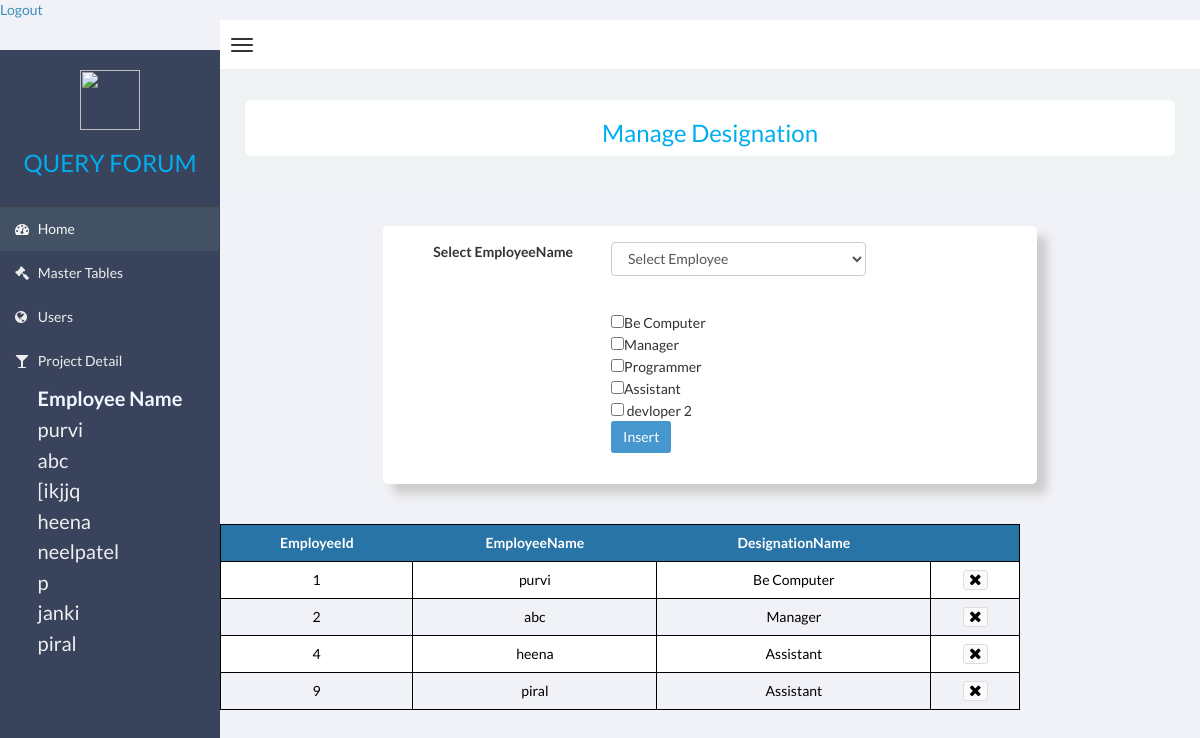
Page /web/user/managedesignstion.php on the committed database.
### tables this page shows
CREATE TABLE `employeemaster` (
  `EmployeeId` int(11) NOT NULL,
  `EmployeeName` varchar(20) NOT NULL,
  `Address` text NOT NULL,
  `ContactNo` int(11) NOT NULL,
  `CityId` int(11) NOT NULL,
  `UserName` varchar(20) NOT NULL
);

CREATE TABLE `designationmaster` (
  `DesignationId` int(11) NOT NULL,
  `DesignationName` varchar(20) NOT NULL
);

### web/user/managedesignstion.php (the view, shortened to what this page needs)
<!DOCTYPE html PUBLIC "-//W3C//DTD XHTML 1.0 Transitional//EN" "http://www.w3.org/TR/xhtml1/DTD/xhtml1-transitional.dtd">
<html xmlns="http://www.w3.org/1999/xhtml">
<head>
	<link rel="stylesheet" type="text/css" href="css/admin.css">
    <link href="css/bootstrap.min.css" rel="stylesheet" type="text/css" />
    <link href="css/font-awesome.min.css" rel="stylesheet" type="text/css" />
    <link href="css/ionicons.min.css" rel="stylesheet" type="text/css" />
    <link href="css/morris/morris.css" rel="stylesheet" type="text/css" />
    <link href="css/jvectormap/jquery-jvectormap-1.2.2.css" rel="stylesheet" type="text/css" />
    <link href="css/datepicker/datepicker3.css" rel="stylesheet" type="text/css" />
    <link href="css/daterangepicker/daterangepicker-bs3.css" rel="stylesheet" type="text/css" />
    <link href="css/iCheck/all.css" rel="stylesheet" type="text/css" />
    <link href="css/style.css" rel="stylesheet" type="text/css" />
</head>
 <body class="skin-black   ">
        <header class="header">
           <a href="../employee/login.php">Logout</a>
            <nav class="navbar navbar-static-top" role="navigation">
                <a href="#" class="navbar-btn sidebar-toggle" data-toggle="offcanvas" role="button">
                    <span class="icon-bar"></span>
                    <span class="icon-bar"></span>
                    <span class="icon-bar"></span>
                </a>
                    </nav>
                </header>
                <div class="wrapper row-offcanvas row-offcanvas-left">
                    <aside class="left-side sidebar-offcanvas">
                        <section class="sidebar">
							<div class="row logomargin">
							<center>
							<img src="image/logo.png" height="60px" width="60px" />
								<h3 class="logofont">QUERY FORUM</h3>
							</center>
							</div>
                            <ul class="sidebar-menu">
                                <li class="active">
                                    <a href="../index.php">
                                        <i class="fa fa-dashboard"></i> <span>Home</span>
                                    </a>
                                </li>
                                <li>
                                    <a href="../Master/mainmasterpage.php">
                                        <i class="fa fa-gavel"></i> <span>Master Tables</span>
                                    </a>
                                </li>
                                <li>
                                    <a href="mainuserpage.php">
                                        <i class="fa fa-globe"></i> <span>Users</span>
                                    </a>
                                </li>
                                <li>
                                    <a href="../project/mainprojectpage.php">
                                        <i class="fa fa-glass"></i> <span>Project Detail</span>
                                     </a>
                                </li>
                            </ul>
                            <?php
							$qry = mysql_query("select EmployeeId,EmployeeName from employeemaster");
							echo "<center>";
							echo "<table>";
							echo "<th class='font'>Employee Name</th>";
							if($qry)
	  {
	     while($rw=mysql_fetch_assoc($qry))
		 {
		 extract($rw);
		 echo "<tr><td class='font'><a href='#' onclick=showPopup($EmployeeId,'".$EmployeeName."');>$EmployeeName</a></td></tr>";
		 }
	  }
							echo "</table>";
							echo "</center>";
							?>
                        </section>
                    </aside>
                    <aside class="right-side">
	 <section class="content">
	<div class="row bgwhite margin">
		<center><h3 class="logofont">Manage Designation</h3></center>
	</div>
</section>
	<div class="col-xs-offset-2 col-lg-8">
		<div class="row bg">
			<div class="form-group">
                                   <div class="row">
                                   <div class="col-lg-4">  </div>
                                   <div class="col-lg-5"> </div>
                                   </div>
          </div>
		  <form method="post" action="">
                      <div class="form-group">
                                   <div class="row">
                                   <div class="col-lg-4">
                                   <label class="black">Select EmployeeName</label>
                                   </div>
                                   <div class="col-lg-5">
                                   <select name="eid" class="form-control">
                                   <option>Select Employee</option>
								</select>
                                   </div>
                                   </div>
            </div>
                           <div class="form-group">
                           <div class="row">
                           <div class="col-lg-4">
                           </div>
                            <div class="col-lg-5 black">
                           <?php
						   $qry = mysql_query("select * from designationmaster");
						   for($i=1;$i<=mysql_num_rows($qry);$i++)
						   {
							   $rw = mysql_fetch_row($qry);
							   $clmnid = $rw[0];
							   echo "<br><input type='checkbox' name=chk$clmnid value=$clmnid >".$rw[1];
						   }
						   ?>
                           </div>
						   </div>
                            <div class="form-group">
                             <div class="row">
                                   <div class="col-lg-4">  </div>
                                   <div class="col-lg-5">
                                   <input type="submit" class="btn btn-primary" name="Insert" value="Insert"/>
                                   </div>
                              </div>
                             </div>
		    </div>
                              		 <div class="form-group">
                                   <div class="row">
                                   <div class="col-lg-4">  </div>
                                   <div class="col-lg-5"> </div>
                                   </div>
                                   </div>
	      </form>
      </div>
  </div>
    <div  class="show">
	                     <?php
					     $qry = mysql_query("select e.EmployeeId,e.employeename,d.designationname,d.designationid from employeedesignationdetail e1 INNER join employeemaster e on e.EmployeeId=e1.EmployeeId INNER JOIN designationmaster d on d.DesignationId=e1.DesignationId");
						 echo "<table class=table-responsive>";
 echo "<tr><th> EmployeeId</th><th> EmployeeName </th> <th> DesignationName </th><th></th></tr>";
						 while($ary = mysql_fetch_assoc($qry))
					 {
						 extract($ary);
						 echo "<tr><td> $EmployeeId</td><td> $employeename </td> <td>$designationname </td>
						  <td>
						  <button class='btn btn-default btn-xs'>
		<a href=?eid=$EmployeeId&did=$designationid&flg=Delete><i class='fa fa-times'></a></i></button></td> </tr>";
					 }
					 echo "</table>";
					 ?>
  </div>
        </div>
</body>
</html>

### web/user/css/admin.css (style rules this page uses)
.logomargin { margin-top:20px; margin-bottom:20px; }
.logofont { color:#00AEEF; }
.margin { margin-left:30px; margin-right:30px; border-radius:7px; }
.bgwhite { background:#FFFFFF; }
.bg { margin-top:40px; background:#FFF; border-radius:5px; box-shadow: 10px 10px 10px #CCCCCC; margin-bottom:40px; }
.black { padding-left:50px; }
.show table { border-collapse: collapse; width:800px; margin-bottom:20px; text-align-last:center; font-size:14px; color:#000000; }
.show table, .show tr,.show td { border: 1px solid black; vertical-align:middle; color:#000; text-align-last:center; }
.show tr { height:10px; }
.show th { text-align-last:center; background-color:#2874A6; color:#FFFFFF; }
.show tr,.show td,.show th { padding:8px; text-align:left; }
.show tr:nth-child(even) { background-color:#FFFFFF; }
.show i { color:black; font-size:16px; }
.show1 table, .show tr,.show td { border: 1px solid black; vertical-align:middle; color:#000; }
.font { font-size:20px; color: aliceblue; }

### rows in the picture
employeemaster: EmployeeName "purvi", EmployeeId "1", designationmaster.DesignationName "Be Computer"
employeemaster: EmployeeName "abc", EmployeeId "2", designationmaster.DesignationName "Manager"
employeemaster: EmployeeName "[ikjjq"
employeemaster: EmployeeName "heena", EmployeeId "4", designationmaster.DesignationName "Assistant"
employeemaster: EmployeeName "neelpatel"
employeemaster: EmployeeName "p"
employeemaster: EmployeeName "janki"
employeemaster: EmployeeName "piral", EmployeeId "9", designationmaster.DesignationName "Assistant"
designationmaster: DesignationName "Be Computer"
designationmaster: DesignationName "Manager"
designationmaster: DesignationName "Programmer"
designationmaster: DesignationName "Assistant"
designationmaster: DesignationName "devloper 2"
